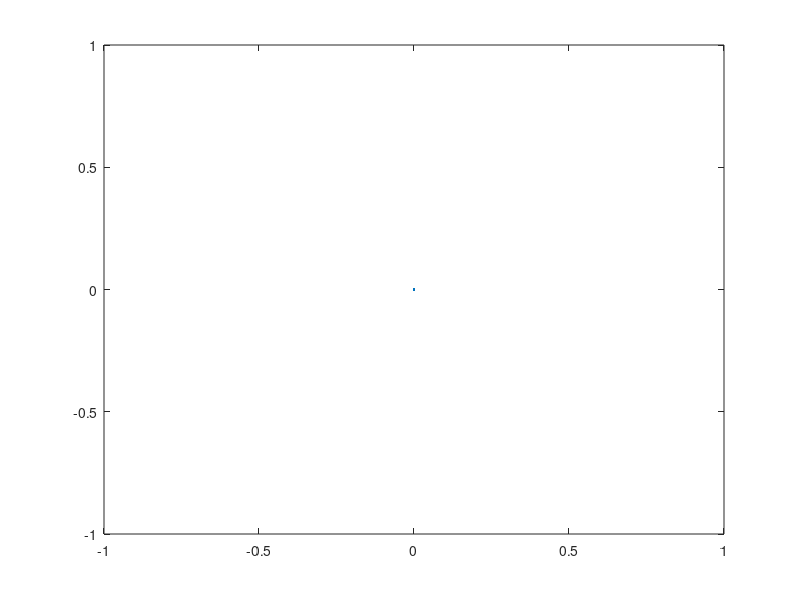
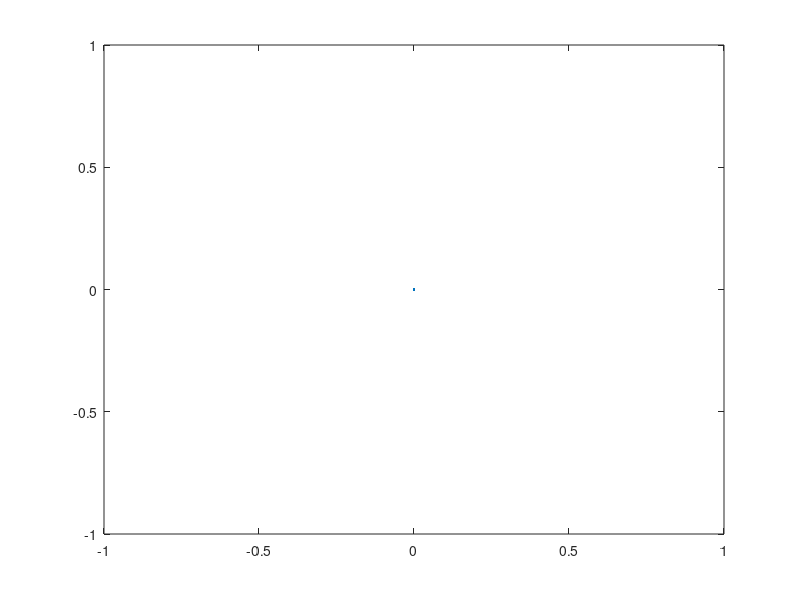
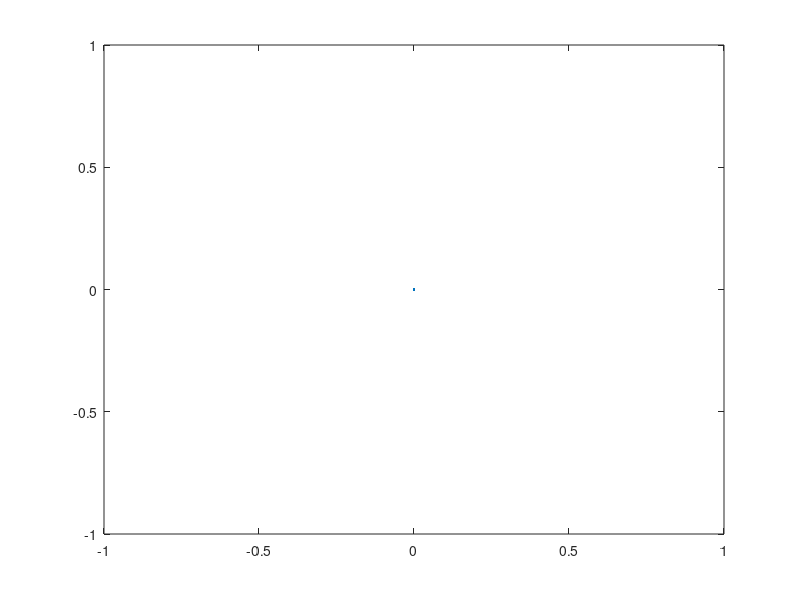
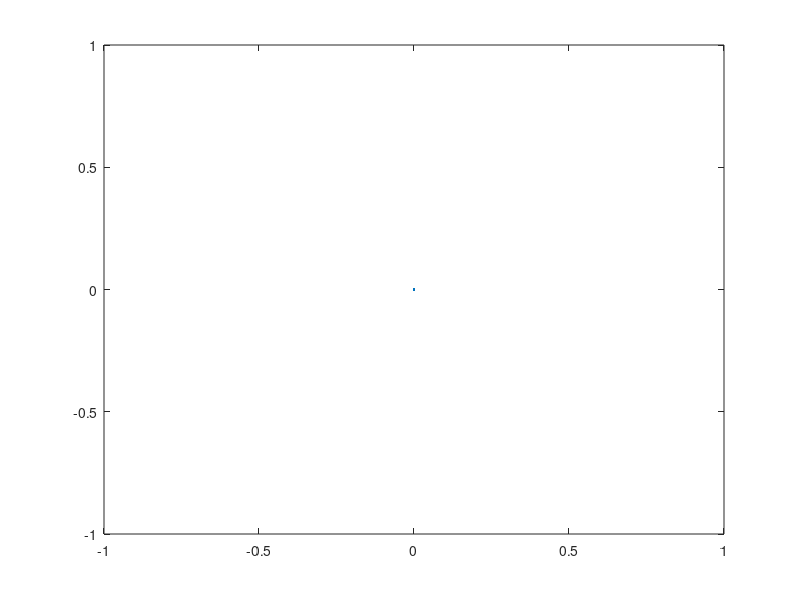

The MATLAB script that drew these images, in order: (Note: this script raises an error after producing the figures.)
tic
clear all;
clc;
pathname='F:\New Datas_Protocal_02052015\Case_excel';
f=dir(strcat(pathname,'\*.xls'));
m=size(f,1);
for j=1:m
    fname=strcat(pathname,'\',f(j).name);
    [xlinfo1 xlinfo2] = xlsfinfo(fname);
    n=size(xlinfo2,2);
    s(j).left=[];
    s(j).right=[];
    s(j).left_1=[];
    s(j).right_1=[];
    for i=1:n
        [Tnum Ttext Traw]=xlsread(fname,i);
        if cell2mat(Traw(2,8))==0
            final_theta_l=Tnum(15:size(Tnum,1),10)';
            s(j).left=horzcat(s(j).left,[NaN,NaN,NaN,NaN,NaN],final_theta_l);
            final_theta_r=Tnum(15:size(Tnum,1),11)';
            s(j).right=horzcat(s(j).right,[NaN,NaN,NaN,NaN,NaN],final_theta_r);
            m1=1-isnan(final_theta_l);
            m2=1-isnan(final_theta_r);
            m3=m1.*m2;
            m3(m3==0)=NaN;
            final_theta_l_p=m3.*final_theta_l;
            final_theta_r_p=m3.*final_theta_r;
            final_theta_l=final_theta_l_p(~isnan(final_theta_l_p));
            final_theta_r=final_theta_r_p(~isnan(final_theta_r_p));
            final_theta_l=smooth(final_theta_l,3)';
            s(j).left_1=horzcat(s(j).left_1,[NaN,NaN,NaN,NaN,NaN],final_theta_l);
            final_theta_r=smooth(final_theta_r,3)';
            s(j).right_1=horzcat(s(j).right_1,[NaN,NaN,NaN,NaN,NaN],final_theta_r);
            t=(size(final_theta_r,2)/Tnum(1,6));
            if t>=4
                bs(j).GA(i) = cell2mat(Traw(2,1));
                bs(j).File_name=Tnum(1,5);
                bs(j).Freq(i)=Tnum(1,6);
                bs(j).nframes(i)=Tnum(1,4);
                bs(j).cor(i)=corr2(final_theta_l,final_theta_r);
                x1=(final_theta_l-mean(final_theta_l))/abs(std(final_theta_l));
                x2=(final_theta_r-mean(final_theta_r))/abs(std(final_theta_r));
                bs(j).cor_curved(i)=corr2(x1,x2);
                [bs(j).left_P2P(i), bs(j).left_avg_speed(i), bs(j).left_avg_accel(i), bs(j).left_avg_jerk(i), bs(j).right_P2P(i), bs(j).right_avg_speed(i), bs(j).right_avg_accel(i),  bs(j).right_avg_jerk(i)]=calculation(final_theta_l, final_theta_r, bs(j).Freq(i),bs(j).nframes(i));
            end
            
        elseif cell2mat(Traw(2,8))==1
            final_theta_l=Tnum(15:size(Tnum,1),10)';
            s(j).left=horzcat(s(j).left,[NaN,NaN,NaN,NaN,NaN],final_theta_l);
            final_theta_r=Tnum(15:size(Tnum,1),11)';
            s(j).right=horzcat(s(j).right,[NaN,NaN,NaN,NaN,NaN],final_theta_r);
            m1=1-isnan(final_theta_l);
            m2=1-isnan(final_theta_r);
            m3=m1.*m2;
            m3(m3==0)=NaN;
            final_theta_l_p=m3.*final_theta_l;
            final_theta_r_p=m3.*final_theta_r;
            final_theta_l=final_theta_l_p(~isnan(final_theta_l_p));
            final_theta_r=final_theta_r_p(~isnan(final_theta_r_p));
            final_theta_l=smooth(final_theta_l,3)';
            s(j).left_1=horzcat(s(j).left_1,[NaN,NaN,NaN,NaN,NaN],final_theta_l);
            final_theta_r=smooth(final_theta_r,3)';
            s(j).right_1=horzcat(s(j).right_1,[NaN,NaN,NaN,NaN,NaN],final_theta_r);
            t=(size(final_theta_r,2)/Tnum(1,6));
            if t>=4
                as(j).GA(i) = cell2mat(Traw(2,1));
                as(j).File_name=Tnum(1,5);
                as(j).Freq(i)=Tnum(1,6);
                as(j).nframes(i)=Tnum(1,4);
                as(j).cor(i)=corr2(final_theta_l,final_theta_r);
                x1=(final_theta_l-mean(final_theta_l))/abs(std(final_theta_l));
                x2=(final_theta_r-mean(final_theta_r))/abs(std(final_theta_r));
                as(j).cor_curved(i)=corr2(x1,x2);
                [as(j).left_P2P(i), as(j).left_avg_speed(i), as(j).left_avg_accel(i), as(j).left_avg_jerk(i), as(j).right_P2P(i), as(j).right_avg_speed(i), as(j).right_avg_accel(i),  as(j).right_avg_jerk(i)]=calculation(final_theta_l, final_theta_r, as(j).Freq(i),as(j).nframes(i));
            end
        end
    end
end
%%
%Remove Zeros
for i=1:m
    as(i).GA=as(i).GA(as(i).GA~=0);
    as(i).cor=as(i).cor(as(i).cor~=0);
    as(i).cor_curved=as(i).cor_curved(as(i).cor_curved~=0);
    as(i).left_P2P=as(i).left_P2P(as(i).left_P2P~=0);
    as(i).left_avg_speed=as(i).left_avg_speed(as(i).left_avg_speed~=0);
    as(i).left_avg_accel=as(i).left_avg_accel(as(i).left_avg_accel~=0);
    as(i).left_avg_jerk=as(i).left_avg_jerk(as(i).left_avg_jerk~=0);
    as(i).right_P2P=as(i).right_P2P(as(i).right_P2P~=0);
    as(i).right_avg_speed=as(i).right_avg_speed(as(i).right_avg_speed~=0);
    as(i).right_avg_accel=as(i).right_avg_accel(as(i).right_avg_accel~=0);
    as(i).right_avg_jerk=as(i).right_avg_jerk(as(i).right_avg_jerk~=0);    
end
for i=1:m
    bs(i).GA=bs(i).GA(bs(i).GA~=0);
    bs(i).cor=bs(i).cor(bs(i).cor~=0);
    bs(i).cor_curved=bs(i).cor_curved(bs(i).cor_curved~=0);
    bs(i).left_P2P=bs(i).left_P2P(bs(i).left_P2P~=0);
    bs(i).left_avg_speed=bs(i).left_avg_speed(bs(i).left_avg_speed~=0);
    bs(i).left_avg_accel=bs(i).left_avg_accel(bs(i).left_avg_accel~=0);
    bs(i).left_avg_jerk=bs(i).left_avg_jerk(bs(i).left_avg_jerk~=0);
    bs(i).right_P2P=bs(i).right_P2P(bs(i).right_P2P~=0);
    bs(i).right_avg_speed=bs(i).right_avg_speed(bs(i).right_avg_speed~=0);
    bs(i).right_avg_accel=bs(i).right_avg_accel(bs(i).right_avg_accel~=0);
    bs(i).right_avg_jerk=bs(i).right_avg_jerk(bs(i).right_avg_jerk~=0);    
end

%%
figure; plot(0,0);
h1 = gca;

figure; plot(0,0);
h2 = gca;

figure; plot(0,0);
h3 = gca;

figure; plot(0,0);
h4 = gca;

figure; plot(0,0);
h5 = gca;

figure; plot(0,0);
h6 = gca;

figure; plot(0,0);
h7 = gca;

figure; plot(0,0);
h8 = gca;

figure; plot(0,0);
h9 = gca;

figure; plot(0,0);
h10 = gca;

for j = 1:m
    axes(h1);
    hold on
    plot(bs(j).GA(1,size(bs(j).left_P2P,2)),bs(j).left_P2P,'b*');
    plot(as(j).GA(1,size(as(j).left_P2P,2)),as(j).left_P2P,'g*');
    hold off
    
    GA(j)=mean(bs(j).GA(:));
    
    median_P2P_bs_left(j) = median(bs(j).left_P2P(:));
    IQR_P2P_bs_left(j) = iqr(bs(j).left_P2P(:))';
    
    median_P2P_as_left(j) = median(as(j).left_P2P(:));
    IQR_P2P_as_left(j) = iqr(as(j).left_P2P(:));
    
    axes(h2);
    hold on
    plot(bs(j).GA(1,size(bs(j).right_P2P,2)),bs(j).right_P2P,'bo');
    plot(as(j).GA(1,size(as(j).right_P2P,2)),as(j).right_P2P,'go');
    hold off;
    
    GA(j)=mean(bs(j).GA(:));
    
    median_P2P_bs_right(j) = median(bs(j).right_P2P(:));
    IQR_P2P_bs_right(j) = iqr(bs(j).right_P2P(:));
    
    median_P2P_as_right(j) = median(as(j).right_P2P(:));
    IQR_P2P_as_right(j) = iqr(as(j).right_P2P(:));
    
    axes(h3);
    hold on
    plot(bs(j).GA(1,size(bs(j).cor,2)),bs(j).cor,'b*');
    plot(as(j).GA(1,size(as(j).cor,2)),as(j).cor,'g*');
    hold off;
    GA(j)=mean(bs(j).GA(:));
    
    median_corr_bs(j) = median(bs(j).cor(:));
    IQR_corr_bs(j) = iqr(bs(j).cor(:))';
    
    median_corr_as(j) = median(as(j).cor(:));
    IQR_corr_as(j) = iqr(as(j).cor(:));
    
    axes(h4);
    hold on
    plot(bs(j).GA(1,size(bs(j).cor_curved,2)),bs(j).cor_curved,'b*');
    plot(as(j).GA(1,size(as(j).cor_curved,2)),as(j).cor_curved,'g*');
    hold off;
    
    GA(j)=mean(bs(j).GA(:));
    
    median_corr_curved_bs(j) = median(bs(j).cor_curved(:));
    IQR_corr_curved_bs(j) = iqr(bs(j).cor_curved(:));
    
    median_corr_curved_as(j) = median(as(j).cor_curved(:));
    IQR_corr_curved_as(j) = iqr(as(j).cor_curved(:));
    
    axes(h5);
    hold on
    plot( bs(j).GA(1,size(bs(j).left_avg_speed,2)),bs(j).left_avg_speed,'b*');
    plot( as(j).GA(1,size(as(j).left_avg_speed,2)),as(j).left_avg_speed,'g*');
    hold off
    
    median_avgSpeed_bs_left(j) = median(bs(j).left_avg_speed(:));
    IQR_avgSpeed_bs_left(j) = iqr(bs(j).left_avg_speed(:));
    
    median_avgSpeed_as_left(j) = median(as(j).left_avg_speed(:));
    IQR_avgSpeed_as_left(j) = iqr(as(j).left_avg_speed(:));
    
    axes(h6);
    hold on
    plot( bs(j).GA(1,size(bs(j).right_avg_speed,2)),bs(j).right_avg_speed,'bo');
    plot( as(j).GA(1,size(as(j).right_avg_speed,2)),as(j).right_avg_speed,'go');
    hold off
    
    median_avgSpeed_bs_right(j) = median(bs(j).right_avg_speed(:));
    IQR_avgSpeed_bs_right(j) = iqr(bs(j).right_avg_speed(:));
    
    median_avgSpeed_as_right(j) = median(as(j).right_avg_speed(:));
    IQR_avgSpeed_as_right(j) = iqr(as(j).right_avg_speed(:));
    
    axes(h7);
    hold on
    plot( bs(j).GA(1,size(bs(j).left_avg_accel,2)),bs(j).left_avg_accel,'b*');
    plot( as(j).GA(1,size(as(j).left_avg_accel,2)),as(j).left_avg_accel,'g*');
    hold off
    
    median_avgAcc_bs_left(j) = median(bs(j).left_avg_accel(:));
    IQR_avgAcc_bs_left(j) = iqr(bs(j).left_avg_accel(:));
    
    median_avgAcc_as_left(j) = median(as(j).left_avg_accel(:));
    IQR_avgAcc_as_left(j) = iqr(as(j).left_avg_accel(:));
    
    axes(h8);
    hold on
    plot( bs(j).GA(1,size(bs(j).right_avg_accel,2)),bs(j).right_avg_accel,'bo');
    plot( as(j).GA(1,size(as(j).right_avg_accel,2)),as(j).right_avg_accel,'go');
    hold off
    
    median_avgAcc_bs_right(j) = median(bs(j).right_avg_accel(:));
    IQR_avgAcc_bs_right(j) = iqr(bs(j).right_avg_accel(:));
    
    median_avgAcc_as_right(j) = median(as(j).right_avg_accel(:));
    IQR_avgAcc_as_right(j) = iqr(as(j).right_avg_accel(:));
    
    axes(h9);
    hold on
    plot( bs(j).GA(1,size(bs(j).left_avg_jerk,2)),bs(j).left_avg_jerk,'b*');
    plot( as(j).GA(1,size(as(j).left_avg_jerk,2)),as(j).left_avg_jerk,'g*');
    hold off
    
    median_avgJerk_bs_left(j) = median(bs(j).left_avg_jerk(:));
    IQR_avgJerk_bs_left(j) = iqr(bs(j).left_avg_jerk(:));
    
    median_avgJerk_as_left(j) = median(as(j).left_avg_jerk(:));
    IQR_avgJerk_as_left(j) = iqr(as(j).left_avg_jerk(:));
    
    axes(h10);
    hold on
    plot( bs(j).GA(1,size(bs(j).right_avg_jerk,2)),bs(j).right_avg_jerk,'bo');
    plot( as(j).GA(1,size(as(j).right_avg_jerk,2)),as(j).right_avg_jerk,'go');
    hold off
    
    median_avgJerk_bs_right(j) = median(bs(j).right_avg_jerk(:));
    IQR_avgJerk_bs_right(j) = iqr(bs(j).right_avg_jerk(:));
    
    median_avgJerk_as_right(j) = median(as(j).right_avg_jerk(:));
    IQR_avgJerk_as_right(j) = iqr(as(j).right_avg_jerk(:));  
    
end

figure;errorbar(GA,median_corr_bs,IQR_corr_bs,'b*');
hold on;errorbar(GA,median_corr_as,IQR_corr_as,'g*');

figure;errorbar(GA,median_corr_curved_bs,IQR_corr_curved_bs,'b*');
hold on;errorbar(GA,median_corr_curved_as,IQR_corr_curved_as,'g*');

figure;errorbar(GA,median_P2P_bs_left,IQR_P2P_bs_left,'*');
hold on;errorbar(GA,median_P2P_as_left,IQR_P2P_as_left,'g*');

figure;errorbar(GA,median_P2P_bs_right,IQR_P2P_bs_right,'o');
hold on;errorbar(GA,median_P2P_as_right,IQR_P2P_as_right,'go');

figure;errorbar(GA,median_avgSpeed_bs_left,IQR_avgSpeed_bs_left,'*');
hold on;errorbar(GA,median_avgSpeed_as_left,IQR_avgSpeed_as_left,'g*');

figure;errorbar(GA,median_avgSpeed_bs_right,IQR_avgSpeed_bs_right,'o');
hold on;errorbar(GA,median_avgSpeed_as_right,IQR_avgSpeed_as_right,'go');

figure;errorbar(GA,median_avgAcc_bs_left,IQR_avgAcc_bs_left,'*');
hold on;errorbar(GA,median_avgAcc_as_left,IQR_avgAcc_as_left,'g*');

figure;errorbar(GA,median_avgAcc_bs_right,IQR_avgAcc_bs_right,'o');
hold on;errorbar(GA,median_avgAcc_as_right,IQR_avgAcc_as_right,'go');

figure;errorbar(GA,median_avgJerk_bs_left,IQR_avgJerk_bs_left,'*');
hold on;errorbar(GA,median_avgJerk_as_left,IQR_avgJerk_as_left,'g*');

figure;errorbar(GA,median_avgJerk_bs_right,IQR_avgJerk_bs_right,'o');
hold on;errorbar(GA,median_avgJerk_as_right,IQR_avgJerk_as_right,'go');

for j=1:m
    figure;
    plot(s(j).left_1,'b')
    hold on
    plot(s(j).right_1,'g')
end

toc